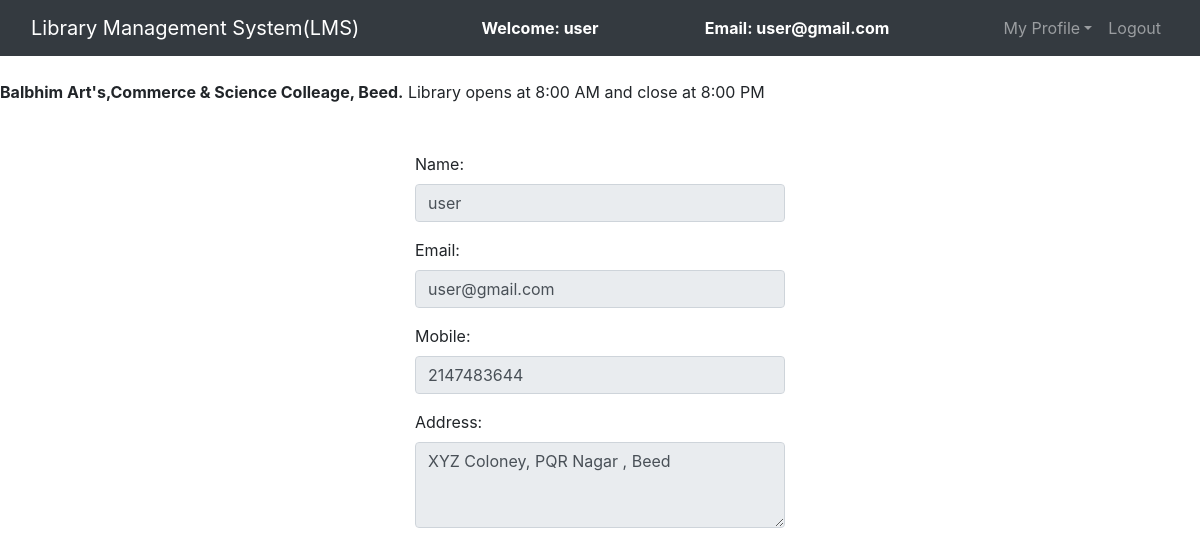
The page /view_profile.php (signed in) on the database its author committed.
### tables this page shows
CREATE TABLE `users` (
  `id` int(11) NOT NULL,
  `name` varchar(50) NOT NULL,
  `email` varchar(100) NOT NULL,
  `password` varchar(100) NOT NULL,
  `mobile` bigint(10) NOT NULL,
  `address` varchar(250) NOT NULL
);

### view_profile.php (the view, shortened to what this page needs)
<?php
	include 'admin/db_connect.php';
	$name = "";
	$email = "";
	$mobile = "";
	$address = "";
	$query = "select name, email, mobile, address from users where email = '$_SESSION[email]'";
	$query_run = mysqli_query($connection,$query);
	while($row = mysqli_fetch_assoc($query_run)){
		$name = $row['name'];
		$email = $row['email'];
		$mobile = $row['mobile'];
		$address = $row['address'];
	}
?>
<!DOCTYPE html>
<html>
<head>
	<link rel="stylesheet" type="text/css" href="bootstrap-4.4.1/css/bootstrap.min.css">
</head>
<body>
	<nav class="navbar navbar-expand-lg navbar-dark bg-dark">
		<div class="container-fluid">
			<div class="navbar-header">
				<a class="navbar-brand" href="user_dashboard.php">Library Management System(LMS)</a>
			</div>
			<font style="color: white"><span><strong>Welcome: <?php echo $_SESSION['name'];?></strong></span></font>
			<font style="color: white"><span><strong>Email: <?php echo $_SESSION['email'];?></strong></span></font>
			<ul class="nav navbar-nav navbar-right">
				<li class="nav-item dropdown">
					<a class="nav-link dropdown-toggle" data-toggle="dropdown">My Profile</a>
				</li>
				<li class="nav-item"><a class="nav-link" href="logout.php">Logout</a></li>
			</ul>
		</div>
	</nav><br>
	<span><marquee><b>Balbhim Art's,Commerce & Science Colleage, Beed.</b> Library opens at 8:00 AM and close at 8:00 PM</marquee></span><br><br>
	<div class="container-fluid">
		<div class="row">
		<div class="col-md-4"></div>
		<div class="col-md-4">
			<form>
				<div class="form-group">
					<label>Name:</label>
					<input type="text" class="form-control" value="<?php echo $name;?>" disabled>
				</div>
				<div class="form-group">
					<label>Email:</label>
					<input type="text" class="form-control" value="<?php echo $email;?>" disabled>
				</div>
				<div class="form-group">
					<label>Mobile:</label>
					<input type="text" class="form-control" value="<?php echo $mobile;?>" disabled>
				</div>
				<div class="form-group">
					<label>Address:</label>
					<textarea rows="3" cols="40" disabled="" class="form-control"><?php echo $address;?></textarea>
				</div>
			</form>
		</div>
		<div class="col-md-4"></div>
	</div>
</body>
</html>

### rows shown on the page
users: name "user", email "user@gmail.com", mobile "2147483644", address "XYZ Coloney, PQR Nagar , Beed"

### other values the page prints
$_SESSION['name'] "user"
$_SESSION['email'] "user@gmail.com"
